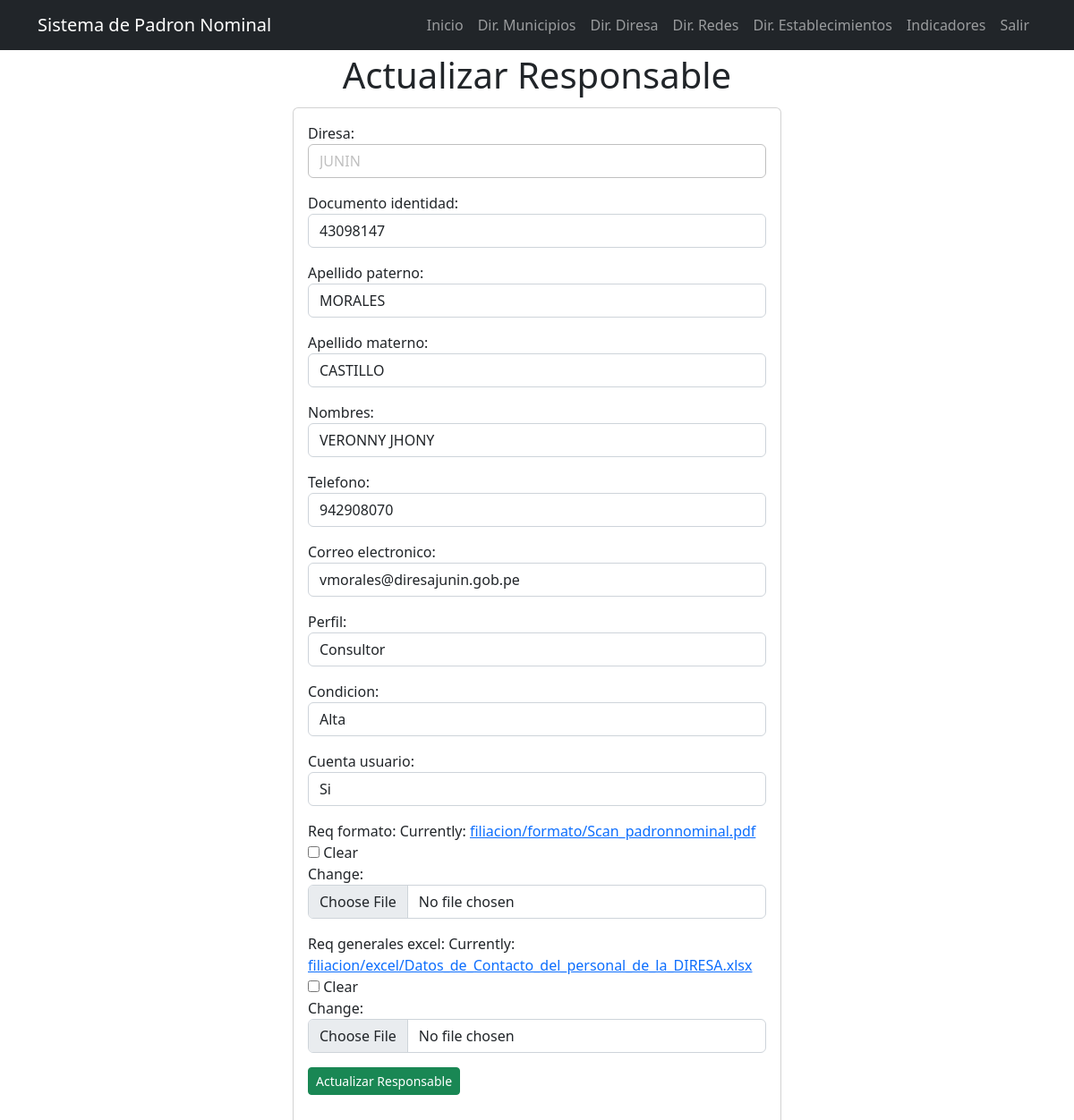
The app's page /directorio/1/ (signed in) with its own data.
### filiacion/models.py (models this page shows, shortened)
class Directorio(models.Model):
    TIPO_USUARIO = [
                    ('diresa', 'diresa'),
                    ('red', 'red'),
                    ('microred', 'microred'),
                    ('establecimiento', 'establecimiento'),
                ]
    PERFIL = [
                ('Consultor', 'Consultor'),
                ('Registrador', 'Registrador'),
            ]
    CONDICION = [
                    ('Alta', 'Alta'),
                    ('Baja', 'Baja'),
                ]
    CUENTA_USUARIO = [
                    ('Si', 'Si'),
                    ('No', 'No'),
                    ('Espera respuesta MINSA', 'Espera respuesta MINSA'),
                ]
    diresa = models.CharField(max_length=100,null=True, blank=True)
    red = models.CharField(max_length=100,null=True, blank=True)
    microred = models.CharField(max_length=100,null=True, blank=True)
    establecimiento = models.CharField(max_length=100,null=True, blank=True)
    tipo_usuario = models.CharField(choices=TIPO_USUARIO, max_length=100, null=True, blank=True)
    documento_identidad = models.CharField(max_length=100,null=True, blank=True)
    apellido_paterno = models.CharField(max_length=100,null=True, blank=True)
    apellido_materno = models.CharField(max_length=200,null=True, blank=True)
    nombres = models.CharField(max_length=200,null=True, blank=True)
    telefono = models.CharField(max_length=200,null=True, blank=True)
    correo_electronico = models.CharField(max_length=200,null=True, blank=True)
    perfil = models.CharField(choices=PERFIL,max_length=100,null=True, blank=True)
    condicion = models.CharField(choices=CONDICION,max_length=100,null=True, blank=True)
    cuenta_usuario = models.CharField(choices=CUENTA_USUARIO,max_length=100,null=True, blank=True)
    contraseña_usuario = models.CharField(max_length=100,null=True, blank=True)
    req_formato = models.FileField(upload_to="filiacion/formato/",null=True, blank=True)
    dateTimeOfUpload_req_formato = models.DateTimeField(auto_now = True,null=True, blank=True)
    req_generales_excel = models.FileField(upload_to="filiacion/excel/",null=True, blank=True)
    dateTimeOfUpload_generales_excel = models.DateTimeField(auto_now = True,null=True, blank=True)

### filiacion/views.py (the view, shortened to what this page needs)
# urls.py: path('directorio/<int:directorio_diresa_id>/', views.directorio_diresa_detail, name='directorio_diresa_detail'),
@login_required
def directorio_diresa_detail(request, directorio_diresa_id):
    if request.method == 'GET':
        directorio_diresa = get_object_or_404(Directorio, pk=directorio_diresa_id)
        form = DirectorioForm(instance=directorio_diresa)
        context = {
            'directorio_diresa': directorio_diresa,
            'form': form
        }
        return render(request, 'directorio_diresa_detail.html', context)

### filiacion/templates/directorio_diresa_detail.html (shortened to what this page needs)
{% extends 'base.html' %}
{% block content %}
<main class="container">
  <div class="row">
    <div class="col-md-6 offset-md-3 text-center py-1">
      <h1>Actualizar Responsable</h1>
    </div>
    <div class="col-md-6 offset-md-3">
      <section class="card card-body">
        <div class="row">
            <form method="POST" enctype="multipart/form-data">
                {{form.as_p}}
                <button class="btn btn-success btn-sm">
                  Actualizar Responsable
                </button>
            </form>
          </div>
      </section>
    </div>
  </div>
</main>
{% endblock %}

### records on screen
Directorio: diresa "JUNIN", documento_identidad "43098147", apellido_paterno "MORALES", apellido_materno "CASTILLO", nombres "VERONNY JHONY", telefono "942908070", correo_electronico "vmorales@diresajunin.gob.pe", perfil "Consultor", condicion "Alta", cuenta_usuario "Si"
